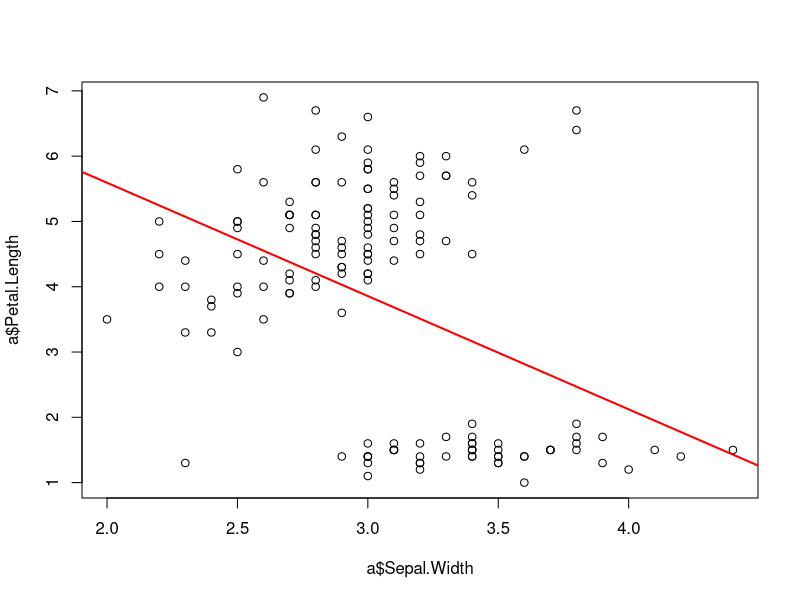
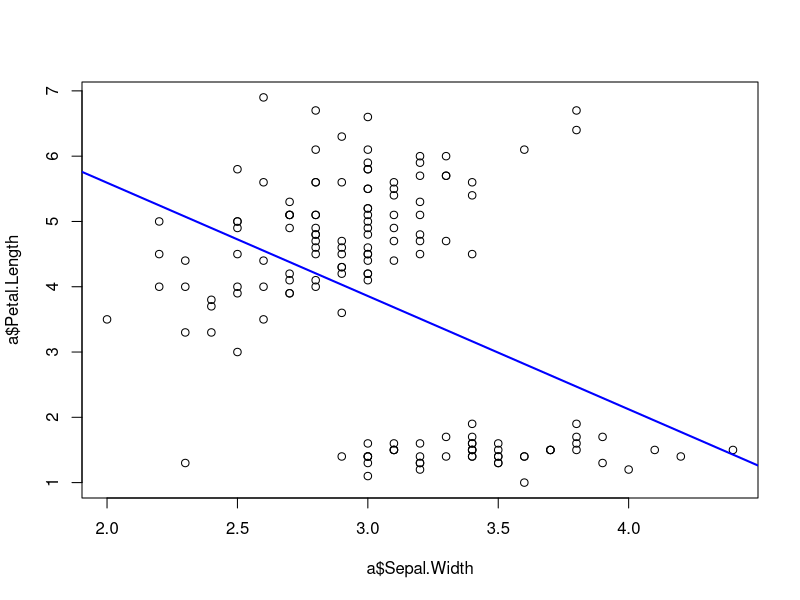

R code for these plots, in order: (Note: this script raises an error after producing the figures.)
# predict petal length using sepal width

# Single linear regression
x<-iris
x
a<-data.frame(x)
plot(a$Sepal.Width,a$Petal.Length)
rel<-lm(Petal.Length~Sepal.Width,data=a)
summary(rel)$r.squared
abline(rel,col="red",lwd=2)
summary(rel)$r.squared
predict(rel,data.frame(Sepal.Width=3.2))


# Multiple linear regression
plot(a$Sepal.Width,a$Petal.Length)
rel<-lm(Petal.Length~Sepal.Length+Sepal.Width+Petal.Width,data=a)
summary(rel)$r.squared
abline(lm(Petal.Length~Sepal.Width,data=a),col="blue",lwd=2)
summary(rel)
predict(rel1,data.frame(Sepal.Length=4.5,Sepal.Width=3.2,Petal.Width=5.6))


#polynomial regression
library(ggplot2)
a$Slength=a$Sepal.Length^2
a$swidth=a$Sepal.Width^3
a$pwidth=a$Petal.Width^4
View(a)

plot(a$Sepal.Width,a$Petal.Length)
rel<-lm(Petal.Length~Slength+swidth+pwidth,data=a)
summary(rel)$r.squared
ggplot()+geom_point(aes(x=a$Sepal.Width,y=a$Petal.Length),colour="red")+geom_line(aes(x=a$Sepal.Width,y=predict(rel,newdata = a)),colour="blue")+ggtitle("Iris Data")+xlab("Sepal Width")+ylab("Petal Length")
predict(rel,data.frame(Slength=3.4^2,swidth=3.4^3,pwidth=3.4^4))



cat("R-squared (Linear):", summary(rel)$r.squared, "\n")
cat("R-squared (Multiple):", summary(rel1)$r.squared, "\n")
cat("R-squared (Polynomial):", summary(model2)$r.squared, "\n")

########
model2 <- lm(Petal.Length ~ poly(Sepal.Width, 2), data = a)
summary(model2)

summary(model)$r.squared
summary(model2)$r.squared

plot(a$Sepal.Width, a$Petal.Length)
lines(sort(a$Sepal.Width), predict(model2, data.frame(Sepal.Width = sort(a$Sepal.Width))), col = "blue",lwd=2)
